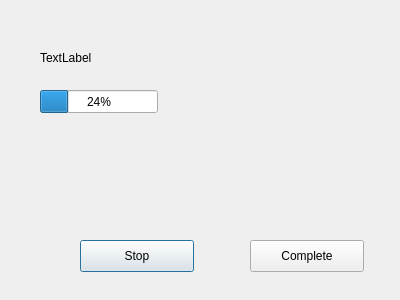
<?xml version="1.0" encoding="UTF-8"?>
<ui version="4.0">
 <class>Dialog</class>
 <widget class="QDialog" name="Dialog">
  <property name="geometry">
   <rect>
    <x>0</x>
    <y>0</y>
    <width>400</width>
    <height>300</height>
   </rect>
  </property>
  <property name="windowTitle">
   <string>Dialog</string>
  </property>
  <widget class="QLabel" name="info_label">
   <property name="geometry">
    <rect>
     <x>40</x>
     <y>50</y>
     <width>62</width>
     <height>16</height>
    </rect>
   </property>
   <property name="text">
    <string>TextLabel</string>
   </property>
  </widget>
  <widget class="QProgressBar" name="progress">
   <property name="geometry">
    <rect>
     <x>40</x>
     <y>90</y>
     <width>118</width>
     <height>23</height>
    </rect>
   </property>
   <property name="value">
    <number>24</number>
   </property>
  </widget>
  <widget class="QPushButton" name="stop_button">
   <property name="geometry">
    <rect>
     <x>80</x>
     <y>240</y>
     <width>114</width>
     <height>32</height>
    </rect>
   </property>
   <property name="text">
    <string>Stop</string>
   </property>
  </widget>
  <widget class="QPushButton" name="complete_button">
   <property name="geometry">
    <rect>
     <x>250</x>
     <y>240</y>
     <width>114</width>
     <height>32</height>
    </rect>
   </property>
   <property name="text">
    <string>Complete</string>
   </property>
  </widget>
 </widget>
 <resources/>
 <connections>
  <connection>
   <sender>stop_button</sender>
   <signal>clicked()</signal>
   <receiver>Dialog</receiver>
   <slot>quit()</slot>
   <hints>
    <hint type="sourcelabel">
     <x>136</x>
     <y>255</y>
    </hint>
    <hint type="destinationlabel">
     <x>199</x>
     <y>149</y>
    </hint>
   </hints>
  </connection>
  <connection>
   <sender>complete_button</sender>
   <signal>clicked()</signal>
   <receiver>Dialog</receiver>
   <slot>complete()</slot>
   <hints>
    <hint type="sourcelabel">
     <x>306</x>
     <y>255</y>
    </hint>
    <hint type="destinationlabel">
     <x>199</x>
     <y>149</y>
    </hint>
   </hints>
  </connection>
 </connections>
 <slots>
  <slot>complete()</slot>
  <slot>quit()</slot>
 </slots>
</ui>
